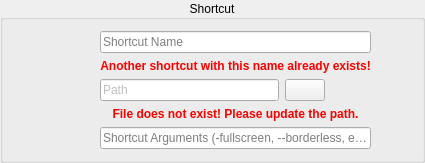
        <widget class="QGroupBox" name="shortcutSettings">
         <property name="title">
          <string>Shortcut</string>
         </property>
         <property name="alignment">
          <set>Qt::AlignmentFlag::AlignCenter</set>
         </property>
         <layout class="QHBoxLayout" name="horizontalLayout_2" stretch="1,0,3,1">
          <item>
           <spacer name="horizontalSpacer_3">
            <property name="orientation">
             <enum>Qt::Orientation::Horizontal</enum>
            </property>
            <property name="sizeHint" stdset="0">
             <size>
              <width>40</width>
              <height>20</height>
             </size>
            </property>
           </spacer>
          </item>
          <item>
           <widget class="QPushButton" name="shortcutIco">
            <property name="whatsThis">
             <string>&lt;html&gt;&lt;head/&gt;&lt;body&gt;&lt;p&gt;Click to set the icon for this shortcut.&lt;/p&gt;&lt;p&gt;Acceptable formats are &lt;span style=&quot; font-style:italic;&quot;&gt;PNG, EXE, ICO,&lt;/span&gt; or &lt;span style=&quot; font-style:italic;&quot;&gt;DLL&lt;/span&gt; - the latter three will be extracted with &lt;span style=&quot; font-style:italic;&quot;&gt;icoextract&lt;/span&gt; and &lt;span style=&quot; font-style:italic;&quot;&gt;icoutils,&lt;/span&gt; if found on the system.&lt;/p&gt;&lt;/body&gt;&lt;/html&gt;</string>
            </property>
            <property name="accessibleName">
             <string>Shortcut Icon</string>
            </property>
            <property name="text">
             <string/>
            </property>
            <property name="icon">
             <iconset theme="application-x-executable"/>
            </property>
            <property name="iconSize">
             <size>
              <width>64</width>
              <height>64</height>
             </size>
            </property>
            <property name="flat">
             <bool>true</bool>
            </property>
           </widget>
          </item>
          <item>
           <layout class="QGridLayout" name="shortcutFields">
            <item row="1" column="0" colspan="3">
             <widget class="QLabel" name="nameMatchWarning">
              <property name="font">
               <font>
                <pointsize>9</pointsize>
                <bold>true</bold>
               </font>
              </property>
              <property name="styleSheet">
               <string notr="true">color: red</string>
              </property>
              <property name="text">
               <string>Another shortcut with this name already exists!</string>
              </property>
              <property name="alignment">
               <set>Qt::AlignmentFlag::AlignCenter</set>
              </property>
             </widget>
            </item>
            <item row="2" column="2">
             <widget class="QPushButton" name="openToShortcutPath">
              <property name="whatsThis">
               <string>&lt;html&gt;&lt;head/&gt;&lt;body&gt;&lt;p&gt;Click to open the folder linked to this shortcut in the system's file explorer.&lt;/p&gt;&lt;/body&gt;&lt;/html&gt;</string>
              </property>
              <property name="accessibleName">
               <string>Open folder in file explorer</string>
              </property>
              <property name="text">
               <string/>
              </property>
              <property name="icon">
               <iconset theme="folder-visiting"/>
              </property>
              <property name="iconSize">
               <size>
                <width>16</width>
                <height>16</height>
               </size>
              </property>
              <property name="flat">
               <bool>true</bool>
              </property>
             </widget>
            </item>
            <item row="4" column="0" colspan="3">
             <widget class="QLineEdit" name="shortcutArgs">
              <property name="whatsThis">
               <string>&lt;html&gt;&lt;head/&gt;&lt;body&gt;&lt;p&gt;Enter any arguments that gets passed to the executable for this shortcut. These usually allow for enabling hidden or undocumented features of an app, such as borderless windowed modes or fullscreen on launch. Refer to your app's documentation for information on what arguments can be used with it.&lt;/p&gt;&lt;p&gt;If unsure, leave this field blank.&lt;/p&gt;&lt;/body&gt;&lt;/html&gt;</string>
              </property>
              <property name="accessibleName">
               <string>Shortcut Arguments</string>
              </property>
              <property name="placeholderText">
               <string>Shortcut Arguments (-fullscreen, --borderless, etc.)</string>
              </property>
              <property name="clearButtonEnabled">
               <bool>true</bool>
              </property>
              <property name="isFor" stdset="0">
               <string>Args</string>
              </property>
             </widget>
            </item>
            <item row="2" column="0">
             <widget class="QLineEdit" name="shortcutPath">
              <property name="enabled">
               <bool>true</bool>
              </property>
              <property name="whatsThis">
               <string>&lt;html&gt;&lt;head/&gt;&lt;body&gt;&lt;p&gt;The current path for this shortcut.&lt;/p&gt;&lt;p&gt;If the path is within the prefix's &lt;span style=&quot; font-style:italic;&quot;&gt;drive_c&lt;/span&gt; folder (or in other words, within the virtual Windows' &lt;span style=&quot; font-style:italic;&quot;&gt;C:/&lt;/span&gt; drive), this shortcut will always be run relative to the path of this current prefix - so if the current prefix changes name or location, but not the application itself, then this shortcut will still work until the application path itself changes.&lt;/p&gt;&lt;/body&gt;&lt;/html&gt;</string>
              </property>
              <property name="accessibleName">
               <string>Executable Path</string>
              </property>
              <property name="styleSheet">
               <string notr="true">color: gray</string>
              </property>
              <property name="readOnly">
               <bool>true</bool>
              </property>
              <property name="placeholderText">
               <string>Path</string>
              </property>
              <property name="isFor" stdset="0">
               <string>Path</string>
              </property>
             </widget>
            </item>
            <item row="0" column="0" colspan="3">
             <widget class="QLineEdit" name="shortcutName">
              <property name="whatsThis">
               <string>&lt;html&gt;&lt;head/&gt;&lt;body&gt;&lt;p&gt;Enter the name of this shortcut as it appears in the shortcuts list.&lt;/p&gt;&lt;/body&gt;&lt;/html&gt;</string>
              </property>
              <property name="accessibleName">
               <string>Shortcut Name</string>
              </property>
              <property name="placeholderText">
               <string>Shortcut Name</string>
              </property>
              <property name="isFor" stdset="0">
               <string>Name</string>
              </property>
             </widget>
            </item>
            <item row="2" column="1">
             <widget class="QPushButton" name="shortcutPathBtn">
              <property name="whatsThis">
               <string>&lt;html&gt;&lt;head/&gt;&lt;body&gt;&lt;p&gt;Click to select a new executable for this shortcut.&lt;/p&gt;&lt;/body&gt;&lt;/html&gt;</string>
              </property>
              <property name="accessibleName">
               <string>Select an Executable</string>
              </property>
              <property name="text">
               <string/>
              </property>
              <property name="icon">
               <iconset theme="document-open"/>
              </property>
              <property name="iconSize">
               <size>
                <width>16</width>
                <height>16</height>
               </size>
              </property>
             </widget>
            </item>
            <item row="3" column="0" colspan="3">
             <widget class="QLabel" name="pathNoExistWarning">
              <property name="font">
               <font>
                <pointsize>9</pointsize>
                <bold>true</bold>
               </font>
              </property>
              <property name="styleSheet">
               <string notr="true">color: red</string>
              </property>
              <property name="text">
               <string>File does not exist! Please update the path.</string>
              </property>
              <property name="alignment">
               <set>Qt::AlignmentFlag::AlignCenter</set>
              </property>
             </widget>
            </item>
           </layout>
          </item>
          <item>
           <spacer name="horizontalSpacer_4">
            <property name="orientation">
             <enum>Qt::Orientation::Horizontal</enum>
            </property>
            <property name="sizeHint" stdset="0">
             <size>
              <width>40</width>
              <height>20</height>
             </size>
            </property>
           </spacer>
          </item>
         </layout>
        </widget>
